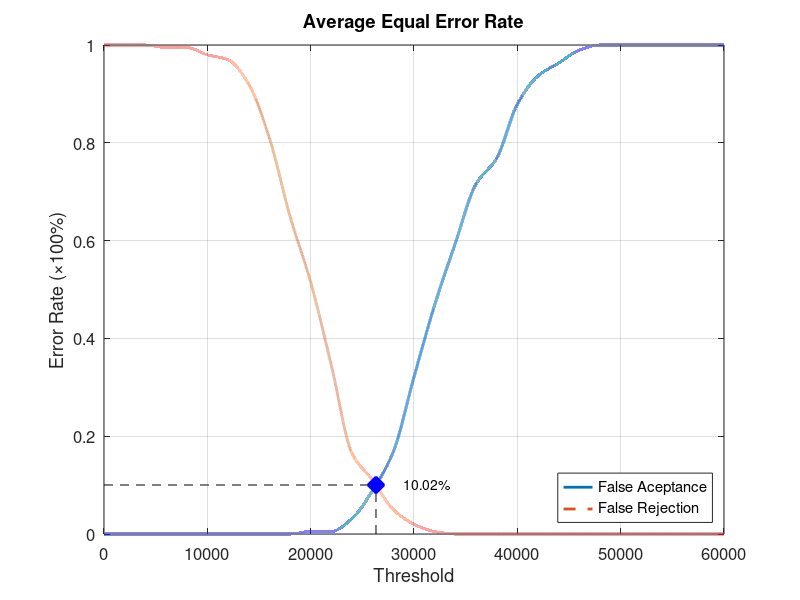
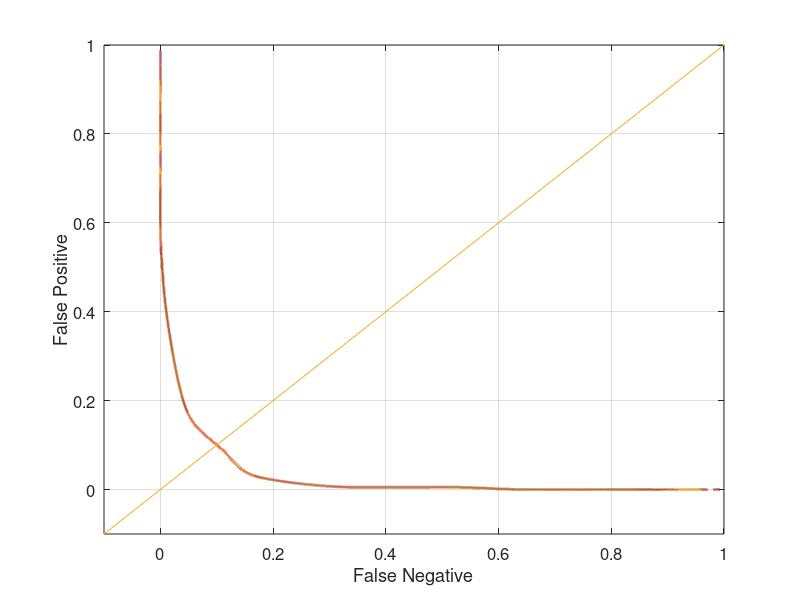

MATLAB code to generate these figures, in order:
function yEER = Database1_2
close all;
clear;
clc;
x = 0:2000:60000;
xq = 0:0.5:60000;

y0 = [0 0 0 0 0 0 0 0 0 0 0.00526316 0.00526316 0.0315789 0.0894737 0.168421 0.321053 0.468421 0.594737 0.715789 0.768421 0.878947 0.936842 0.963158 0.989474 1 1 1 1 1 1 1];
yy0 = interp1(x, y0, xq, 'pchip');
y1 = [1 1 1 0.995 0.995 0.98 0.97 0.92 0.81 0.65 0.515 0.345 0.165 0.11 0.05 0.02 0.005 0 0 0 0 0 0 0 0 0 0 0 0 0 0];
yy1 = interp1(x, y1, xq, 'pchip');

% Calculating EER: 
y2 = abs(y0 - y1);
find(y2 == min(y2))
yy2 = abs(yy0 - yy1);
xEER = find(yy2 == min(yy2));
xEERIndex = xq(xEER) % X-axis EER
yEER = yy0(xEER) % Y-axis EER

main = figure
plot(xq, yy0,'-','LineWidth', 2);	hold on
plot(xq, yy1,'--','LineWidth', 2);	hold on
plot([xEERIndex xEERIndex], [0 yEER], 'k--');	hold on
plot([0 xEERIndex], [yEER yEER], 'k--');	hold on
plot(xEERIndex, yEER, 'bx', 'LineWidth', 10);	hold on
text(xEERIndex + 10 * xEERIndex / 100, yEER, [num2str(round((10000 * yEER)) / 100) '%'])
legend('False Aceptance', 'False Rejection', 'Location', 'SouthEast')
xlabel('Threshold')
ylabel('Error Rate (\times100%)')
title('Average Equal Error Rate')
set(gca, 'FontSize', 12)
axis([0 60000 0 1])
grid on

print(main, 'Database1_2Main', '-dpng');
FNRxFPR = figure('Color', [1 1 1]);
plot(yy1, yy0, '-', yy1, yy0, 'LineWidth', 2);
hold on
y = -0.1:0.1:1
plot(y, y); 
set(gca, 'FontSize', 12)
xlabel('False Negative')
ylabel('False Positive')
axis([-0.1 1 -0.1 1])
set(gca, 'FontSize', 12)
grid on

print(FNRxFPR, 'Database1_2FNRxFPR','-dpng');
end
